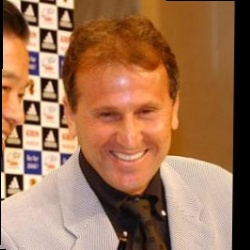
%> input picture ECE5412_HW/HW2/faces/train1.jpg, 250 x 250 px
$ octave p47.m   (GNU Octave 9; MATLAB toolbox functions it lacks are replaced by stand-ins)
%> lines starting %> are read from the running program, lines starting %| are printed output that depends on the picture
clc,clear,close all
addpath('faces/')
faces_matrix = [];
imageSize = 40;
for i = 1:9
    im = imread(strcat('train',int2str(i),'.jpg'));
%> im is the input picture: size 250x250x3 uint8; mean R, G, B 159.4, 114, 82.7
    im = rgb2gray(im);
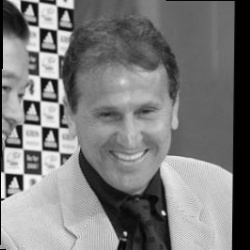
%> im: size 250x250 uint8; min 0, max 249, mean 124
    im = imresize(im,[imageSize,imageSize]);
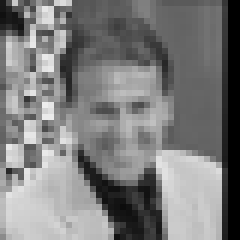
%> im: size 40x40 uint8 (shown 6 times larger); min 0, max 237, mean 124.4
    im_vec = double(im(:));
%> im_vec = 1600 values, max 237 at index 298, min 0 at index 1521, mean 124.4
    faces_matrix = [faces_matrix,im_vec];
%> faces_matrix has the same summary as im_vec
end
%> pass 2 of the loop `for i = 1:9`:
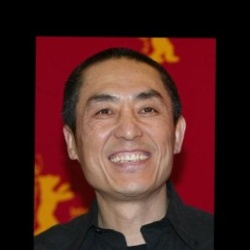
%> input picture ECE5412_HW/HW2/faces/train2.jpg, 250 x 250 px
%> im is the input picture: size 250x250x3 uint8; mean R, G, B 76, 36.9, 32.8
%> `im = rgb2gray(im);`:
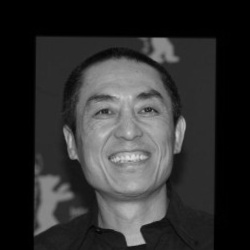
%> im: size 250x250 uint8; min 0, max 221, mean 48.1
%> `im = imresize(im,[imageSize,imageSize]);`:
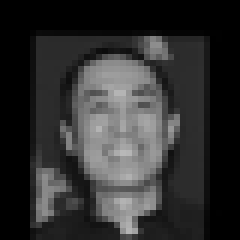
%> im: size 40x40 uint8 (shown 6 times larger); min 0, max 184, mean 48.2
%> im_vec = 1600 values, max 184 at index 826, min 0 at index 1, mean 48.17
%> faces_matrix = 1600 rows, first 12: [25 0; 23 0; 16 0; 21 0; 35 0; 66 0; 107 0; 119 0; 115 0; 112 0; 117 0; 113 0]
%> (the run ends here)
